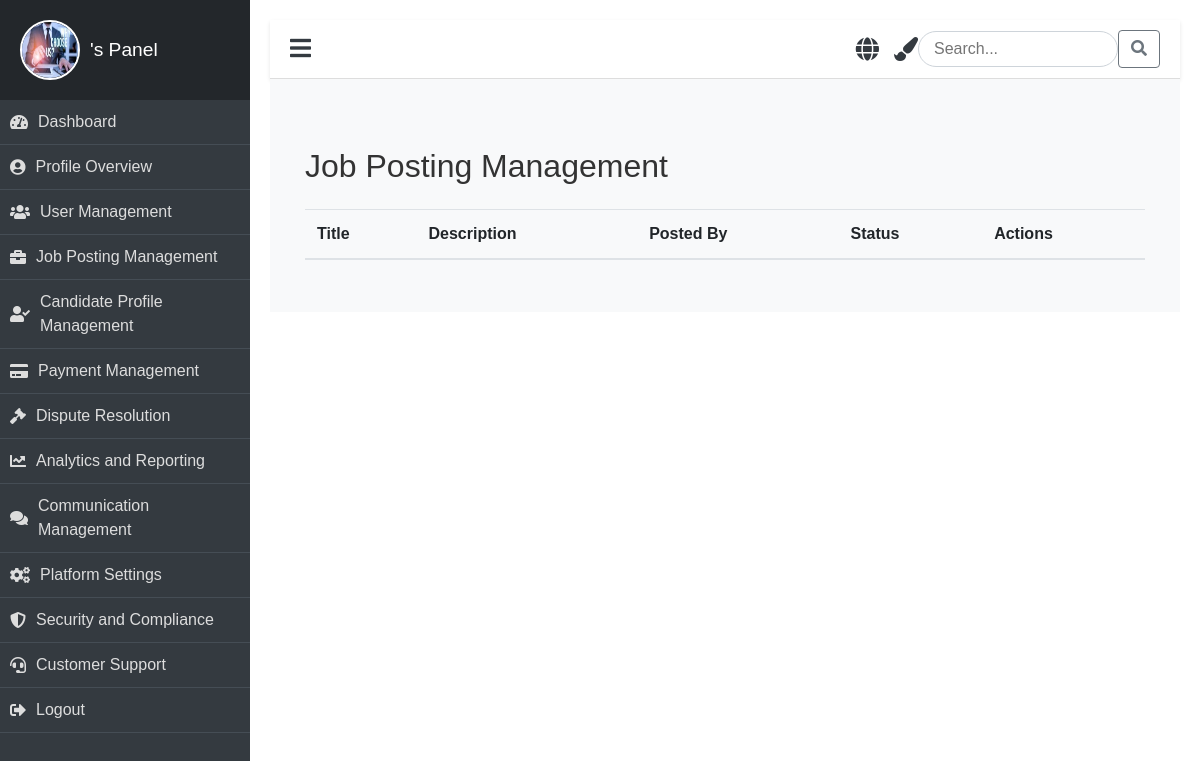
Page /job-posts/manage/ on the earlier database version.
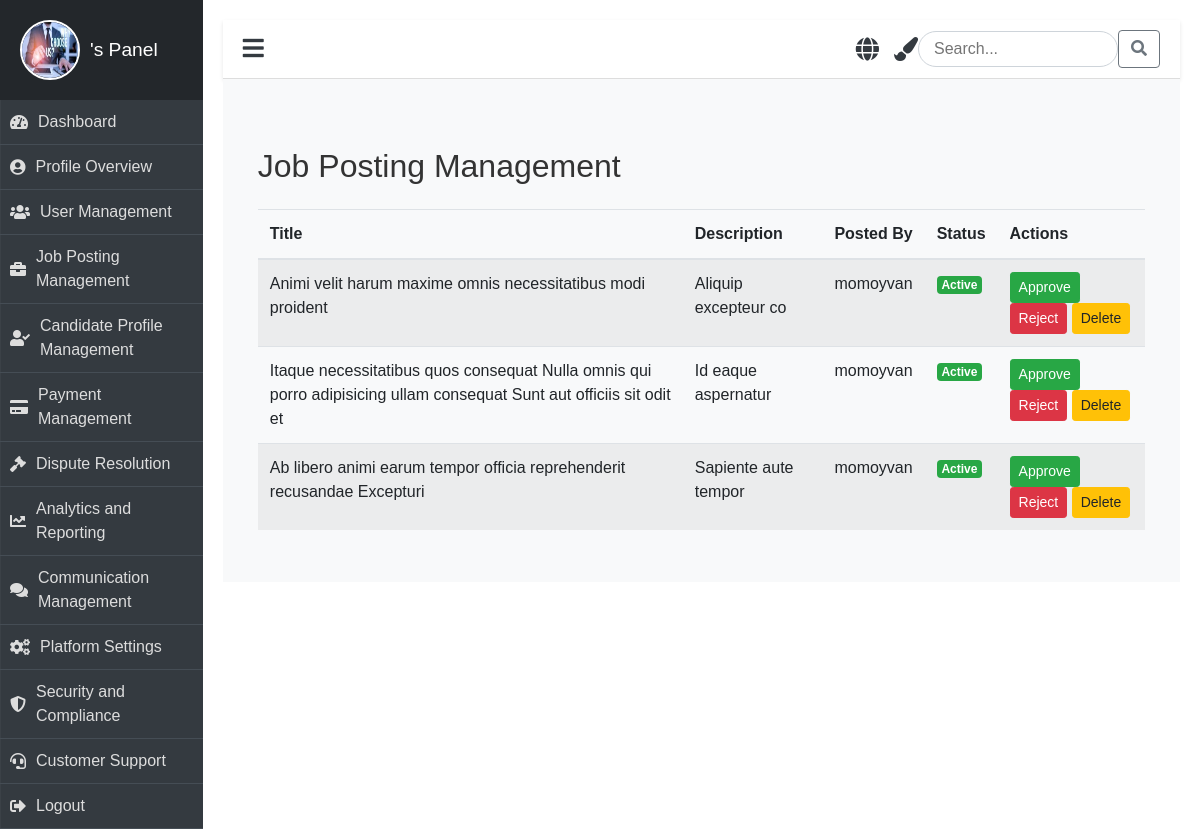
Same page on the later database version.
### job/models.py (models this page shows, shortened)
class JobPost(models.Model):
    title = models.CharField(max_length=255)
    description = models.TextField()
    requirements = models.TextField()
    qualifications = models.TextField()
    posted_by = models.ForeignKey(settings.AUTH_USER_MODEL, on_delete=models.CASCADE)  # Use AUTH_USER_MODEL
    is_active = models.BooleanField(default=True)
    created_at = models.DateTimeField(default=timezone.now)
    updated_at = models.DateTimeField(auto_now=True)

class CustomUser(AbstractUser):
    ROLE_CHOICES = (
        ('admin', 'Admin'),
        ('expert', 'Expert'),
        ('client', 'Client'),
    )
    role = models.CharField(max_length=30, choices=ROLE_CHOICES, default='client')
    profile_picture = models.ImageField(upload_to='profile_pictures/', blank=True, null=True)
    phone = models.CharField(max_length=15, default='0000000000')  # Provide a default value
    address = models.TextField(null=True, blank=True)  # Temporarily allow null

### job/views.py (the view)
# urls.py: path('job-posts/manage/', job_posting_management, name='job_posting_management'),
def job_posting_management(request):
    job_posts = JobPost.objects.all()  # Fetch all job posts
    return render(request, 'panel/admin/job/job_posting_management.html', {'job_posts': job_posts})

### job/templates/panel/admin/job/job_posting_management.html (shortened to what this page needs)
{% extends 'panel/base/base_admin.html' %}
{% load static %}
{% block content %}
<div class="container mt-5">
    <h2>Job Posting Management</h2>
    <div class="table-responsive">
        <table class="table table-striped mt-3">
            <thead>
                <tr>
                    <th>Title</th>
                    <th>Description</th>
                    <th>Posted By</th>
                    <th>Status</th>
                    <th>Actions</th>
                </tr>
            </thead>
            <tbody id="job-post-list">
                {% for job in job_posts %}
                <tr id="job-{{ job.id }}">
                    <td>{{ job.title }}</td>
                    <td>{{ job.description|truncatewords:20 }}</td>
                    <td>{{ job.posted_by.username }}</td>
                    <td>
                        <span class="badge badge-{{ job.is_active|yesno:'success,danger' }}">
                            {{ job.is_active|yesno:'Active,Inactive' }}
                        </span>
                    </td>
                    <td>
                        <button class="btn btn-success btn-sm approve-btn" data-id="{{ job.id }}">Approve</button>
                        <button class="btn btn-danger btn-sm reject-btn" data-id="{{ job.id }}">Reject</button>
                        <button class="btn btn-warning btn-sm delete-btn" data-id="{{ job.id }}">Delete</button>
                    </td>
                </tr>
                {% endfor %}
            </tbody>
        </table>
    </div>
</div>
{% endblock %}

### job/templates/panel/base/base_admin.html (shortened to what this page needs)
{% load static %}
<!DOCTYPE html>
<html lang="en">
<head>
    <link rel="stylesheet" href="https://stackpath.bootstrapcdn.com/bootstrap/4.5.2/css/bootstrap.min.css">
    <link rel="stylesheet" href="https://cdnjs.cloudflare.com/ajax/libs/font-awesome/5.15.3/css/all.min.css">
    <link rel="stylesheet" href="{% static 'css/clients.css' %}">
</head>
<body>
    <div class="dashboard">
        <div class="dashboard-nav">
            <header>
                <a href="{% url 'admin_panel' %}" class="brand-logo animate__animated animate__fadeInLeft">
                    {% if user.profile_picture %}
                        <img src="{{ user.profile_picture.url }}" alt="{{ user.username }}'s profile picture" class="profile-pic" />
                    {% else %}
                        <img src="{% static 'image/why.jpeg' %}" alt="Default Avatar" class="profile-pic" />
                    {% endif %}
                    <span>{{ user.username }}'s Panel</span>
                </a>
            </header>
            <nav class="dashboard-nav-list">
                <a href="{% url 'admin_panel' %}" class="dashboard-nav-item"><i class="fas fa-tachometer-alt"></i> Dashboard</a>
                <a href="{% url 'profile_admin' %}" class="dashboard-nav-item"><i class="fas fa-user-circle"></i> Profile Overview</a>
                <a href="{% url 'user_management' %}" class="dashboard-nav-item"><i class="fas fa-users"></i> User Management</a>
                <a href="{% url 'job_posting_management' %}" class="dashboard-nav-item"><i class="fas fa-briefcase"></i> Job Posting Management</a>
                <a href="{% url 'portfolio_management' %}" class="dashboard-nav-item"><i class="fas fa-user-check"></i> Candidate Profile Management</a>
                <a href="#" class="dashboard-nav-item"><i class="fas fa-credit-card"></i> Payment Management</a>
                <a href="#" class="dashboard-nav-item"><i class="fas fa-gavel"></i> Dispute Resolution</a>
                <a href="#" class="dashboard-nav-item"><i class="fas fa-chart-line"></i> Analytics and Reporting</a>
                <a href="{% url 'post_communication' %}" class="dashboard-nav-item"><i class="fas fa-comments"></i> Communication Management</a>
                <a href="{% url 'security' %}" class="dashboard-nav-item"><i class="fas fa-cogs"></i> Platform Settings</a>
                <a href="#" class="dashboard-nav-item"><i class="fas fa-shield-alt"></i> Security and Compliance</a>
                <a href="{% url 'manage_contact' %}" class="dashboard-nav-item"><i class="fas fa-headset"></i> Customer Support</a>
                <a href="{% url 'logout' %}" class="dashboard-nav-item"><i class="fas fa-sign-out-alt"></i> Logout</a>
            </nav>
        </div>
        <main class="dashboard-app">
            <header class="dashboard-toolbar">
                <a href="#!" class="menu-toggle"><i class="fas fa-bars"></i></a>
                <div class="header-icons">
                    <i class="fas fa-globe icon" title="Change Language" onclick="toggleLanguage()"></i>
                    <i class="fas fa-paint-brush icon" title="Change Theme" onclick="toggleTheme()"></i>
                    <div class="search-bar">
                        <input type="text" placeholder="Search..." aria-label="Search" />
                        <button class="btn btn-outline-secondary" type="button"><i class="fas fa-search"></i></button>
                    </div>
                </div>
            </header>
            <div class="dashboard-content">
                {% block content %}{% endblock %}
            </div>
        </main>
    </div>
</body>
</html>

### job/static/css/clients.css (style rules this page uses)
body { font-family: 'Arial', sans-serif; background-color: #f8f9fa; color: #333; margin: 0; padding: 0; overflow-x: hidden; }
.dashboard { display: flex; min-height: 100vh; }
.dashboard-nav { width: 250px; background-color: #343a40; color: #fff; transition: width 0.4s ease, opacity 0.4s ease; opacity: 1; }
.dashboard-nav header { padding: 20px; display: flex; align-items: center; justify-content: flex-start; background-color: #23272b; text-align: left; }
.dashboard-nav .profile-pic { width: 60px; height: 60px; border-radius: 50%; margin-right: 10px; border: 2px solid #fff; }
.dashboard-nav .brand-logo { display: flex; align-items: center; font-size: 1.2rem; color: #fff; text-decoration: none; }
.dashboard-nav .brand-logo span { transition: opacity 0.4s ease; }
.dashboard-nav .dashboard-nav-list { padding: 0; margin: 0; list-style: none; }
.dashboard-nav-item { display: flex; align-items: center; padding: 15px; font-size: 1rem; color: #ddd; text-decoration: none; border-bottom: 1px solid #454d55; transition: background-color 0.3s ease; }
.dashboard-nav-item i { margin-right: 10px; }
.dashboard-app { flex-grow: 1; background-color: #fff; padding: 20px; transition: margin-left 0.4s ease; }
.dashboard-toolbar { display: flex; justify-content: space-between; align-items: center; padding: 10px 20px; background-color: #fff; border-bottom: 1px solid #ddd; box-shadow: 0 2px 4px rgba(0, 0, 0, 0.1); }
.dashboard-toolbar .menu-toggle { font-size: 1.5rem; cursor: pointer; color: #343a40; }
.header-icons .icon { margin-left: 15px; font-size: 1.3rem; color: #343a40; transition: color 0.3s ease; }
.search-bar input { width: 200px; border-radius: 20px; border: 1px solid #ced4da; padding: 5px 15px; transition: width 0.3s ease; }
.dashboard-content { padding: 20px; background-color: #f8f9fa; }
.dashboard-nav .brand-logo { animation: slideIn 1s ease-in-out; }
.dashboard-nav-item { position: relative; overflow: hidden; }
.dashboard-nav-item::before { content: ''; position: absolute; top: 0; left: 0; width: 100%; height: 100%; background-color: rgba(255, 255, 255, 0.2); transform: translateX(-100%); transition: transform 0.5s ease; }
.dashboard-app { animation: fadeIn 1s ease-in-out; }

### job/templates/panel/base/base_admin.html (style rules this page uses)
.profile-pic { width: 50px; height: 50px; border-radius: 50%; margin-right: 10px; }
.header-icons { display: flex; align-items: center; }
.header-icons .icon { margin-left: 15px; cursor: pointer; font-size: 1.5rem; }
.search-bar { margin-left: auto; display: flex; align-items: center; }
.search-bar input { border-radius: 20px; border: 1px solid #ced4da; padding: 5px 15px; width: 200px; }
.dashboard-nav-list a { display: flex; align-items: center; padding: 10px; }

Differences in the rows shown:
added JobPost: title "Animi velit harum maxime omnis necessitatibus modi proident", description "Aliquip excepteur co", posted_by.username "momoyvan", is_active "Active"
added JobPost: title "Itaque necessitatibus quos consequat Nulla omnis qui porro adipisicing ullam consequat Sunt aut officiis sit odit et", description "Id eaque aspernatur", posted_by.username "momoyvan", is_active "Active"
added JobPost: title "Ab libero animi earum tempor officia reprehenderit recusandae Excepturi", description "Sapiente aute tempor", posted_by.username "momoyvan", is_active "Active"
